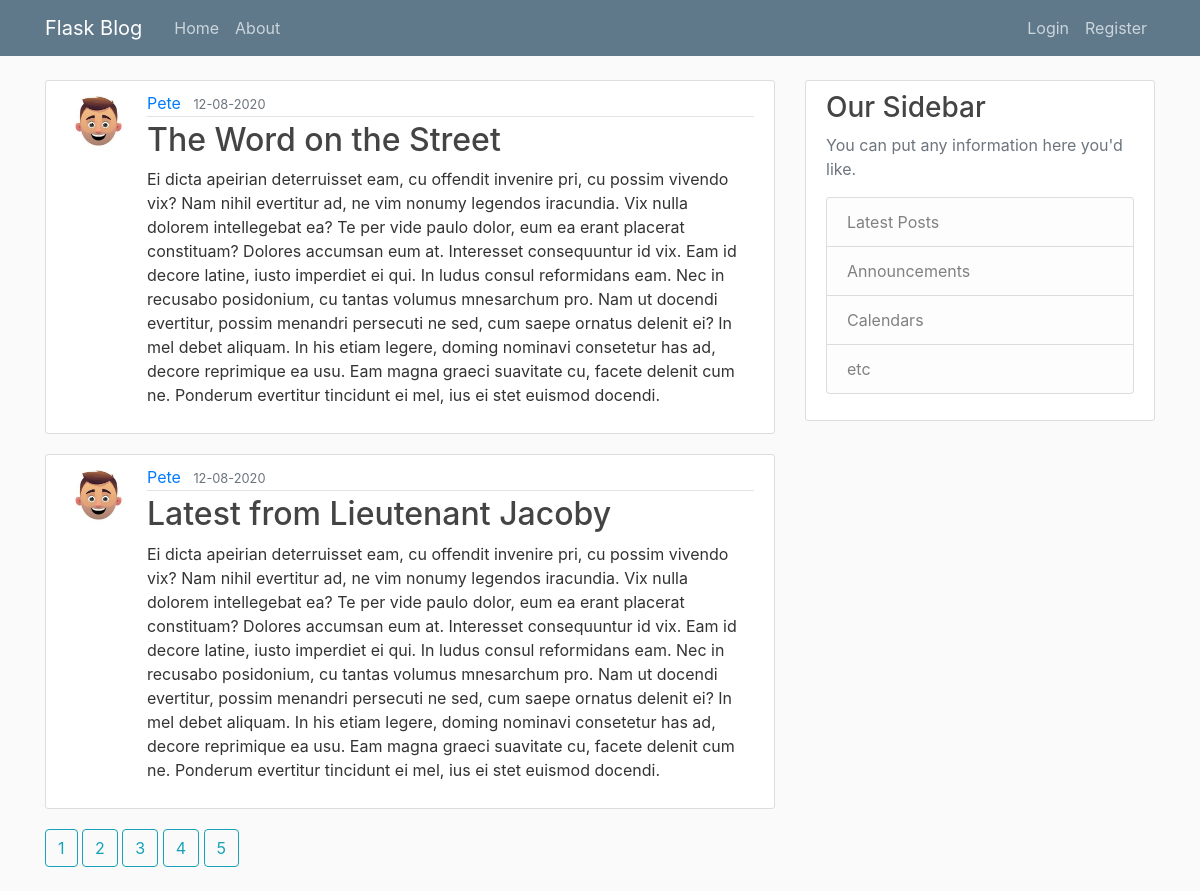
Screenshot of /home?page=3 with the database file from the repository.
### flaskblog/models.py (models this page shows, shortened)
class Post(db.Model):
    id = db.Column(db.Integer, primary_key=True)
    title = db.Column(db.String(100), nullable=False)
    date_posted = db.Column(db.DateTime, nullable=False,
                            default=datetime.utcnow)
    content = db.Column(db.Text, nullable=False)
    user_id = db.Column(db.Integer, db.ForeignKey('user.id'), nullable=False)

class User(db.Model, UserMixin):
    id = db.Column(db.Integer, primary_key=True)
    username = db.Column(db.String(20), unique=True, nullable=False)
    email = db.Column(db.String(120), unique=True, nullable=False)
    image_file = db.Column(db.String(20), nullable=False,
                           default='default.jpg')
    password = db.Column(db.String(60), nullable=False)
    posts = db.relationship('Post', backref='author', lazy=True)

### flaskblog/routes.py (the view)
@app.route('/')
@app.route('/home')
def home():
    page = request.args.get('page', 1, type=int)
    posts = Post.query.paginate(page=page, per_page=2)
    return render_template('home.html', posts=posts)

### flaskblog/templates/home.html
{% extends "layout.html" %}
{% block content %}
    {% for post in posts.items %}
        <article class="media content-section">
            <img class="rounded-circle article-img" src="{{ url_for('static', filename='profile_pics/' + post.author.image_file) }}" alt="">
            <div class="media-body">
                <div class="article-metadata">
                    <a class="mr-2" href="#">{{ post.author.username }}</a>
                    <small class="text-muted">{{ post.date_posted.strftime('%d-%m-%Y') }}</small>
                </div>
                <h2><a class="article-title" href="{{ url_for('post', post_id=post.id) }}">{{ post.title }}</a></h2>
                <p class="article-content">{{ post.content }}</p>
            </div>
        </article>
    {% endfor %}
    {% for page_num in posts.iter_pages() %}
        {% if page_num %}
            <a class="btn btn-outline-info mb-4" href="{{ url_for('home', page=page_num) }}" >{{ page_num }}</a>
        {% else %}
            ...
        {% endif %}
    {% endfor %}
{% endblock content %}

### flaskblog/static/main.css (style rules this page uses)
body { background: #fafafa; color: #333333; margin-top: 5rem; }
h1, h2, h3, h4, h5, h6 { color: #444444; }
.content-section { background: #ffffff; padding: 10px 20px; border: 1px solid #dddddd; border-radius: 3px; margin-bottom: 20px; }
.article-title { color: #444444; }
.article-content { white-space: pre-line; }
.article-img { height: 65px; width: 65px; margin-right: 16px; }
.article-metadata { padding-bottom: 1px; margin-bottom: 4px; border-bottom: 1px solid #e3e3e3; }

### rows the page displays
Post: image_file (placeholder picture), author.username "Pete", date_posted "12-08-2020", title "The Word on the Street", content "Ei dicta apeirian deterruisset eam, cu offendit invenire pri, cu possim vivendo vix? Nam nihil evertitur ad, ne vim nonumy legendos iracundia. Vix nulla dolorem intellegebat ea? Te per vide paulo dolor, eum ea erant placerat constituam? Dolores accumsan eum at. Interesset consequuntur id vix. Eam id decore latine, iusto imperdiet ei qui. In ludus consul reformidans eam. Nec in recusabo posidonium, cu tantas volumus mnesarchum pro. Nam ut docendi evertitur, possim menandri persecuti ne sed, cum saepe ornatus delenit ei? In mel debet aliquam. In his etiam legere, doming nominavi consetetur has ad, decore reprimique ea usu. Eam magna graeci suavitate cu, facete delenit cum ne. Ponderum…"
Post: image_file (placeholder picture), author.username "Pete", date_posted "12-08-2020", title "Latest from Lieutenant Jacoby", content "Ei dicta apeirian deterruisset eam, cu offendit invenire pri, cu possim vivendo vix? Nam nihil evertitur ad, ne vim nonumy legendos iracundia. Vix nulla dolorem intellegebat ea? Te per vide paulo dolor, eum ea erant placerat constituam? Dolores accumsan eum at. Interesset consequuntur id vix. Eam id decore latine, iusto imperdiet ei qui. In ludus consul reformidans eam. Nec in recusabo posidonium, cu tantas volumus mnesarchum pro. Nam ut docendi evertitur, possim menandri persecuti ne sed, cum saepe ornatus delenit ei? In mel debet aliquam. In his etiam legere, doming nominavi consetetur has ad, decore reprimique ea usu. Eam magna graeci suavitate cu, facete delenit cum ne. Ponderum…"

### other values shown
{{ page_num }} "1" "2" "3" "4" "5"
